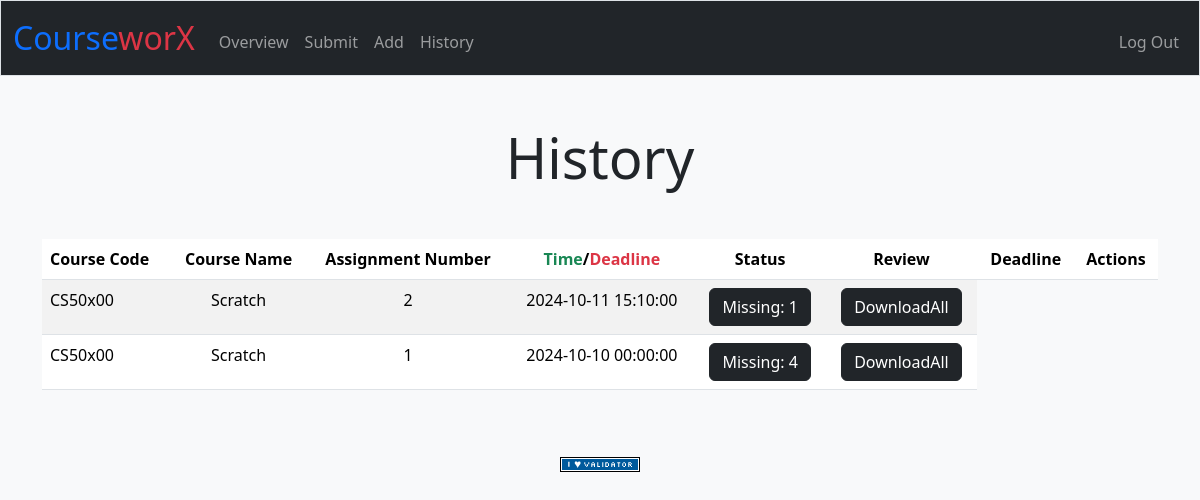
Screenshot of /history (signed in) with the database file from the repository.
### tables this page shows
CREATE TABLE assignments (
assignment_type TEXT NOT NULL,
lecturer_id INTEGER NOT NULL,
course_code TEXT NOT NULL,
assignment_number INTEGER NOT NULL,
deadline DATETIME NOT NULL,
FOREIGN KEY (course_code) REFERENCES courses(course_code),
FOREIGN KEY (lecturer_id) REFERENCES lecturers(lecturer_id)
);

CREATE TABLE 'courses' ('course_code' TEXT PRIMARY KEY NOT NULL, 'course_name' TEXT NOT NULL);

### app.py (the view)
@app.route("/history")
@login_required
def history():
    current_datetime = datetime.now()
    if "student_id" in session:
        student_id = session["student_id"]
        past_assignments = db.execute("SELECT a.course_code, a.assignment_number, a.deadline, c.course_name, s.time AS time FROM assignments AS a JOIN courses AS c ON a.course_code = c.course_code LEFT JOIN     submissions AS s ON a.course_code = s.course_code AND a.assignment_number = s.assignment_number AND s.student_id = ? WHERE (s.time <= ? OR a.deadline <= ?) ORDER BY COALESCE(s.time, ?) DESC, a.deadline DESC", student_id, current_datetime, current_datetime, '9999-12-31')
        for assignment in past_assignments:
            if assignment["time"] is None:
                assignment["status"] = "Missed"
            else:
                assignment["status"] = "Submitted"
    if "lecturer_id" in session:
        lecturer_id = session["lecturer_id"]
        past_assignments = db.execute(
            "SELECT * FROM assignments JOIN courses ON assignments.course_code = courses.course_code WHERE assignments.deadline <= ? AND lecturer_id = ? ORDER BY assignments.deadline DESC", current_datetime, lecturer_id)
        total = db.execute("SELECT COUNT(*) FROM students")
        print("AFTER TOTAL COUNT")
        for assignment in past_assignments:
            course_code = assignment["course_code"]
            assignment_number = assignment["assignment_number"]
            submitted = db.execute("SELECT COUNT(*) FROM students JOIN submissions ON students.student_id = submissions.student_id WHERE students.student_id IN (SELECT student_id FROM submissions JOIN assignments ON submissions.course_code = assignments.course_code WHERE submissions.course_code = ? AND submissions.assignment_number = ? AND assignments.deadline <= ?)", course_code, assignment_number, current_datetime)
            assignment["submitted"] = submitted[0]["COUNT(*)"]
            assignment["total"] = total[0]["COUNT(*)"]
    print(past_assignments)
    return render_template("history.html", past_assignments=past_assignments)

### app.py (called while the page is built)
@app.after_request
def after_request(response):
    response.headers["Cache-Control"] = "no-cache, no-store, must-revalidate"
    response.headers["Expires"] = 0
    response.headers["Pragma"] = "no-cache"
    return response

### helpers.py (called while the page is built)
def login_required(f):
    @wraps(f)
    def decorated_function(*args, **kwargs):
        if session.get("student_id") is None and session.get("lecturer_id") is None:
            return redirect("/login")
        return f(*args, **kwargs)
    return decorated_function

### templates/history.html (shortened to what this page needs)
{% extends "layout.html" %}
{% block main %}
    <h1 class="display-4 mb-5">History</h1>
    <table class="table table-striped">
        <thead class="thead-light">
            <tr>
                <th class="text-start">Course Code</th>
                <th class="text-center">Course Name</th>
                <th class="text-center">Assignment Number</th>
                {% if session["student_id"] %}
                    <th class="text-center"><span class="text-success">Time</span>/<span class="text-danger">Deadline</span></th>
                    <th class="text-center">Status</th>
                    <th class="text-center">Review</th>
                {% endif %}
                {% if session["lecturer_id"] %}
                    <th class="text-center">Deadline</th>
                    <th class="text-center" colspan="2">Actions</th>
                {% endif %}
            </tr>
        </thead>
        <tbody>
            {% for assignment in past_assignments%}
                <tr>
                    <td class="text-start">{{ assignment.course_code }}</td>
                    <td class="text-center">{{ assignment.course_name }}</td>
                    <td class="text-center">{{ assignment.assignment_number}}</td>
                    {% if session["lecturer_id"] %}
                        <td class="text-center">{{ assignment.deadline }}</td>
                        <td class="text-center">
                            <form class="index-submit form-inline" action="/missing" method="post">
                                <button class="btn btn-dark" type="submit">Missing: {{ assignment.total - assignment.submitted }}</button>
                            </form>
                        </td>
                        <td class="text-center">
                            <form class="index-submit form-inline" action="/download-all" method="post">
                                <button class="btn btn-dark" type="submit">DownloadAll</button>
                            </form>
                        </td>
                    {% endif %}
                </tr>
            {% endfor%}
        </tbody>
    </table>
{% endblock %}

### rows the page displays
assignments: course_code "CS50x00", course_name "Scratch", assignment_number "2", deadline "2024-10-11 15:10:00", assignment.total-assignment.submitted "1"
assignments: course_code "CS50x00", course_name "Scratch", assignment_number "1", deadline "2024-10-10 00:00:00", total "4"
